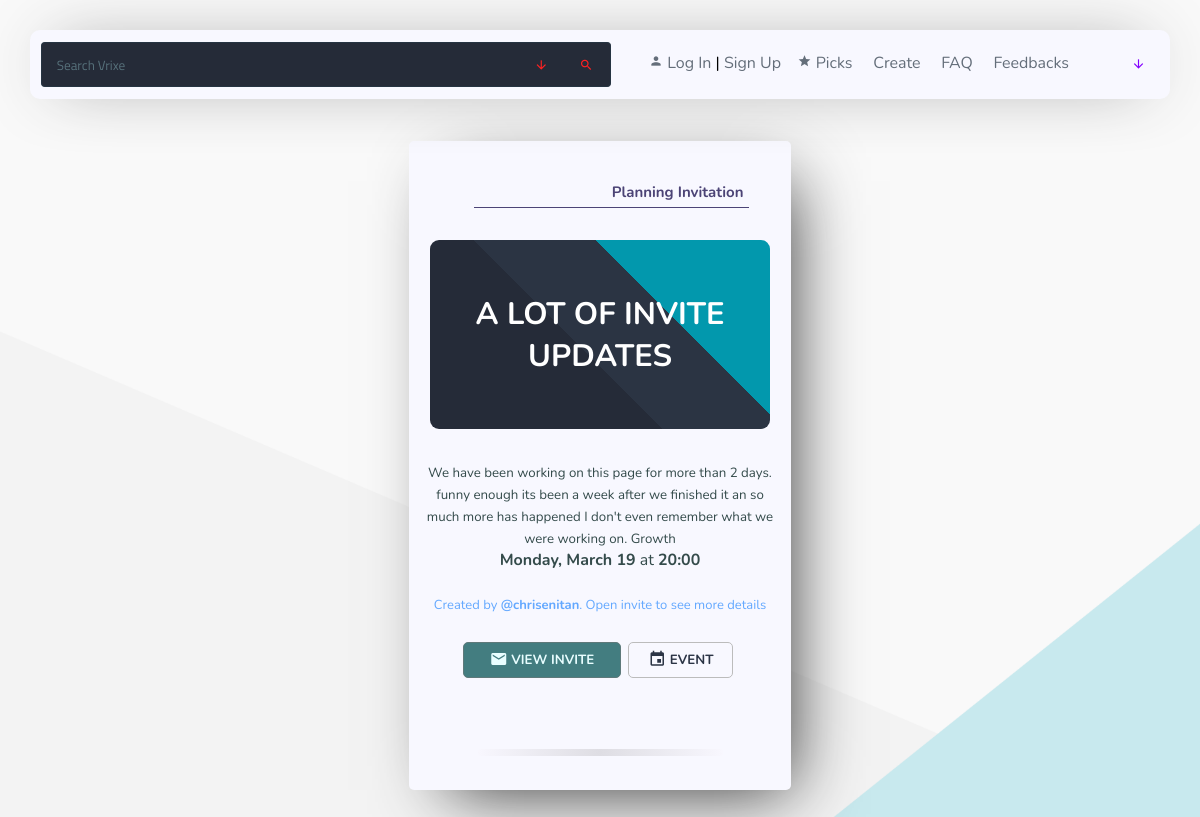
The page /invitation.php?iv=HhwTIW7tlv on the database its author committed.
### tables this page shows
CREATE TABLE IF NOT EXISTS `events` (
  `status` varchar(900) NOT NULL,
  `cid` int(11) NOT NULL,
  `type` varchar(90) NOT NULL,
  `datep` varchar(90) NOT NULL,
  `event` varchar(90) NOT NULL,
  `organiser` varchar(90) NOT NULL,
  `description` varchar(1800) NOT NULL,
  `keynote` varchar(900) DEFAULT NULL,
  `dates` varchar(90) NOT NULL,
  `edates` varchar(90) NOT NULL,
  `timing` varchar(90) NOT NULL,
  `variant` varchar(200) NOT NULL,
  `venue` varchar(90) DEFAULT NULL,
  `bvenue` varchar(200) NOT NULL COMMENT 'street num and name',
  `cost` varchar(900) DEFAULT NULL,
  `costpur` varchar(900) DEFAULT NULL,
  `landmark` varchar(200) DEFAULT NULL,
  `state` varchar(90) NOT NULL,
  `dresscode` varchar(90) DEFAULT NULL,
  `notes` varchar(1800) DEFAULT NULL,
  `wapweb` varchar(900) DEFAULT NULL,
  `authkey` varchar(900) NOT NULL COMMENT 'authorising keyfor priv',
  `email` varchar(90) NOT NULL,
  `phone` varchar(90) DEFAULT NULL,
  `rsvpmail` varchar(900) DEFAULT NULL,
  `hype` varchar(90) NOT NULL,
  `refs` varchar(90) NOT NULL,
  `class` varchar(90) NOT NULL COMMENT 'public or private classification',
  `zip` varchar(900) NOT NULL COMMENT 'iso country code',
  `year` varchar(90) NOT NULL COMMENT 'numeric rep of event year for search and picks',
  `month` varchar(200) NOT NULL COMMENT 'textual rep of month',
  `day` varchar(200) NOT NULL COMMENT 'day of the week search',
  `edit` varchar(200) NOT NULL COMMENT 'for editverification',
  `views` int(255) NOT NULL DEFAULT '1' COMMENT 'views count',
  `programcheck` varchar(900) DEFAULT NULL COMMENT 'default value is pa',
  `pollcheck` varchar(900) DEFAULT NULL,
  `imgname` varchar(900) NOT NULL COMMENT 'name of image',
  `imgthumb` varchar(900) NOT NULL COMMENT 'imagethumbname',
  `cua` varchar(900) DEFAULT NULL,
  `cub` varchar(900) DEFAULT NULL,
  `cuc` varchar(900) DEFAULT NULL,
  `cud` varchar(900) DEFAULT NULL,
  `cue` varchar(900) DEFAULT NULL,
  `cuf` varchar(900) DEFAULT NULL,
  `lastedit` varchar(900) DEFAULT NULL,
  `ringo` varchar(90) DEFAULT 'slack',
  `ringa` varchar(90) DEFAULT 'slack',
  `ringb` varchar(90) DEFAULT 'slack',
  `ringc` varchar(90) DEFAULT 'slack',
  `ringd` varchar(90) DEFAULT 'slack',
  `ringe` varchar(90) DEFAULT 'slack',
  `ringf` varchar(90) DEFAULT 'slack'
);

### invitation.php (the view, shortened to what this page needs)
<?php
require("garage/passport.php");
?>
<!DOCTYPE html>
<html lang="en">
<head>
<?php require("garage/resources.php"); ?>
</head>
<body>
<?php require("garage/deskhead.php"); ?>
<br>
<div class="postcen">
<?php
if(isset($_GET['iv'])){
  $ivr = mysqli_real_escape_string($conne, $_GET['iv']);
}else {$ivr = "";}
  $claim = mysqli_real_escape_string($conne, $_POST['claim']);
  $iv = mysqli_real_escape_string($conne, $_POST['iv']);
if ($claim > "" and $ivr == "")
{
$findiv = mysqli_query($conne,"SELECT * FROM events WHERE status = 'invite' and refs = '$iv' LIMIT 1 ");
   $gotiv = 0;
   while($rowiv = mysqli_fetch_array($findiv))
 {
   $gotiv = 1;
  $probecua =  $rowiv['cua']; $cua = htmlspecialchars($probecua, ENT_QUOTES);
$probecub =  $rowiv['cub']; $cub = htmlspecialchars($probecub, ENT_QUOTES);
$probecuc =  $rowiv['cuc']; $cuc = htmlspecialchars($probecuc, ENT_QUOTES);
$probecud =  $rowiv['cud']; $cud = htmlspecialchars($probecud, ENT_QUOTES);
$probecue =  $rowiv['cue']; $cue = htmlspecialchars($probecue, ENT_QUOTES);
$probecuf =  $rowiv['cuf']; $cuf = htmlspecialchars($probecuf, ENT_QUOTES);
    $code = $rowiv['refs'];
    $view = $rowiv['views']; if($view == 1){$views = "$view view";}else{$views = "$view views";}
    $owner = $rowiv['hype'];
    $datep = $rowiv['datep'];
    $dates = $rowiv['dates'];
    $authkey = $rowiv['authkey'];
    $day = $rowiv['day'];
    $month = $rowiv['month'];
    $da = substr($dates, -2);
    $caleng = "$day, $month $da";
    $time = $rowiv['timing'];
    $probedescription= $rowiv['description']; $description = htmlspecialchars($probedescription, ENT_QUOTES);
    $probeevent= $rowiv['event']; $ee = htmlspecialchars($probeevent, ENT_QUOTES);
    $class = $rowiv['class'];
    $imgname = $rowiv['imgname'];
       if ($cua > ""){
      $idcua = mysqli_query($conne,"SELECT * FROM profiles WHERE username = '$cua' LIMIT 1 ");
   while($rowcua = mysqli_fetch_array($idcua))
 {
   $cuaimg = $rowcua['picture'] ;
 }
     }
       if ($cub > ""){
      $idcub = mysqli_query($conne,"SELECT * FROM profiles WHERE username = '$cub' LIMIT 1 ");
   while($rowcub = mysqli_fetch_array($idcub))
 {
   $cubimg = $rowcub['picture'] ;
 }
     }
     if ($cuc > ""){
      $idcuc = mysqli_query($conne,"SELECT * FROM profiles WHERE username = '$cuc' LIMIT 1 ");
   while($rowcuc = mysqli_fetch_array($idcuc))
 {
   $cucimg = $rowcuc['picture'] ;
 }
     }
       if ($cud > ""){
      $idcud = mysqli_query($conne,"SELECT * FROM profiles WHERE username = '$cud' LIMIT 1 ");
   while($rowcud = mysqli_fetch_array($idcud))
 {
   $cudimg = $rowcud['picture'] ;
 }
     }
       if ($cue > ""){
      $idcue = mysqli_query($conne,"SELECT * FROM profiles WHERE username = '$cue' LIMIT 1 ");
   while($rowcue = mysqli_fetch_array($idcue))
 {
   $cueimg = $rowcue['picture'] ;
 }
     }
       if ($cuf > ""){
      $idcuf = mysqli_query($conne,"SELECT * FROM profiles WHERE username = '$cuf' LIMIT 1 ");
   while($rowcuf = mysqli_fetch_array($idcuf))
 {
   $cufimg = $rowcuf['picture'] ;
 }
     }
     if ($cua == $username){$dbid = 'cua';}
     else if ($cub == $username){$dbid = 'cub';}
     else if ($cuc == $username){$dbid = 'cuc';}
     else if ($cud == $username){$dbid = 'cud';}
     else if ($cue == $username){$dbid = 'cue';}
     else if ($cuf == $username){$dbid = 'cuf';}
     else {$dbid = 'cua';}
  $checkcustatus = mysqli_query($conne,"SELECT * FROM contributors WHERE code = '$iv' ");
while($gotcustatus = mysqli_fetch_array($checkcustatus)) {
$probecuam =  $gotcustatus['cua']; $cuam = htmlspecialchars($probecuam, ENT_QUOTES);
$probecubm =  $gotcustatus['cub']; $cubm = htmlspecialchars($probecubm, ENT_QUOTES);
$probecucm =  $gotcustatus['cuc']; $cucm = htmlspecialchars($probecucm, ENT_QUOTES);
$probecudm =  $gotcustatus['cud']; $cudm = htmlspecialchars($probecudm, ENT_QUOTES);
$probecuem =  $gotcustatus['cue']; $cuem = htmlspecialchars($probecuem, ENT_QUOTES);
$probecufm =  $gotcustatus['cuf']; $cufm = htmlspecialchars($probecufm, ENT_QUOTES);
}
 if($username == $owner or $username == $cua or $username == $cub or $username == $cuc or $username == $cud or $username == $cue or $username == $cuf){
if ($claim == "owner" and $username == $owner) {
echo"<div class='pef'>
<script>
  var iv = '$code';
   var cu = '$email';
</script>
<br>
<a href='event/$code'>
<div class='eventimage'>$ee</div><br>
<h class='bottoms' id='evin'>$description</h></a><br><br>
";
$countallcu = 0;
if($cuam > ""){
  echo "
<a href='profile/$cuam'><div class='lilput'><img src='$cuaimg' class='lilprofilephoto'><div class='jal'></div>$cuam</div></a>";
$countcua = 1;
}
if($cubm > ""){
  echo "
<a href='profile/$cubm'><div class='lilput'><img src='$cubimg' class='lilprofilephoto'><div class='jal'></div>$cubm</div></a>";
$countcub = 1;
}
if($cucm > ""){
  echo "
<a href='profile/$cucm'><div class='lilput'><img src='$cucimg' class='lilprofilephoto'><div class='jal'></div>$cucm</div></a>";
$countcuc = 1;
}
if($cudm > ""){
  echo "
<a href='profile/$cudm'><div class='lilput'><img src='$cudimg' class='lilprofilephoto'><div class='jal'></div>$cudm</div></a>";
$countcud = 1;
}
if($cuem > ""){
  echo "
<a href='profile/$cuem'><div class='lilput'><img src='$cueimg' class='lilprofilephoto'><div class='jal'></div>$cuem</div></a>";
$countcue = 1;
}
if($cufm > ""){
  echo "
<a href='profile/$cufm'><div class='lilput'><img src='$cufimg' class='lilprofilephoto'><div class='jal'></div>$cufm</div></a>";
$countcuf = 1;
}
$countallcu = $countcua + $countcub + $countcuc + $countcud + $countcue +$countcuf;
if($countallcu == 1){
 $acceptedsofar = "and $countallcu contributor accepted so far.";
}
else if($countallcu > 1){
 $acceptedsofar = "and $countallcu contributors accepted so far.";
}
else{
   $acceptedsofar = "and no contributor response so far. <br> Add some friends to plan and edit with.";
}
echo"<br>
<b><h class='bottoms'>$views $acceptedsofar</h></b>";
if($class == 'private'){
  echo "<br><h class='miniss'>Your invite's access code is <b>$authkey</b></h>";
}
echo"<br><br>
<a href='desk.php?code=$code'><button class='control' type='button'><i class='material-icons' style='font-size: 18px;vertical-align: sub;'>edit</i> Edit Invite</button></a>
<a href='#pulldown'><button onclick='deleteSentInvite(iv)' class='triocontrol' type='button'><i class='material-icons' style='font-size: 18px;vertical-align: sub;'>delete</i> Delete</button></a>
<br><br><div class='jal'></div>
<div id='polishmtp'>
<h class='disl'>plans let you add and edit more details together with your invitees</h><br><br>
<button onclick='movetoplan(\"MOVE TO PLAN\", iv)' class='copele' type='button' id='d_pull'><i class='material-icons' style='font-size: 18px;vertical-align: sub;'>swap_horiz</i> Move To Plan</button><br>
</div>
<div id='result'></div><br>
<div class='cards' onclick='movetoplan(\"MOVE TO PLAN\", iv)'><br>
   <img alt='update details' src='/images/essentials/vote.svg' class='everybodyimg'>
   <p class='miniss'>Take a poll</p>
   </div>
   <div class='cards' style='padding-top:2%' onclick='movetoplan(\"MOVE TO PLAN\", iv)'><br>
   <img alt='update details' src='/images/essentials/agenda.svg' class='everybodyimg' style='width:43%'>
   <p class='miniss'>Add an Agenda</p>
   </div>
   <div class='cards' onclick='movetoplan(\"MOVE TO PLAN\", iv)'><br>
   <img alt='update details' src='/images/essentials/imageteaser.svg' class='everybodyimg'>
   <p class='miniss'>Upload your own event image</p>
   </div>
    <div class='cards' style='padding-top:2%' onclick='movetoplan(\"MOVE TO PLAN\", iv)'><br>
   <img alt='update details' src='/images/essentials/contacts.svg' class='everybodyimg'>
   <p class='miniss'>Add and edit more details with friends</p>
   </div>
   <br><br>
<div class='blfheadalt'></div>
</div>";
}
else if ($claim == "contributor" and $username != $owner) {
echo"<div class='pef'>
<script>
  var iv = '$code';
   var cu = '$username';
   var dbid = '$dbid';
</script>
<div class='blfhead'>Received Invite</div><br>
<a href='event/$code'>
<h id='type'>VIEW EVENT <i class='material-icons' style='font-size:13px;vertical-align:sub'>arrow_forward</i></h><br>
<div class='eventimage'>$ee</div><br>
<h class='bottoms' id='evin'>$description</h></a><br>
<h class='bottoms'><b>$caleng</b> at <b>$time</b></h><br><br>
<h class='miniss'><a href='profile/$owner'>@$owner</a> has added you to <a href='event/$code' class='underlink'>this invite</a> list<br>Accept to plan details together or Ignore to delete the invite</h><br>
";
if($cua > "" and $cua != "$username" or $cub > "" and $cub != "$username" or $cuc > "" and $cuc != "$username" or $cud > "" and $cud != "$username" or $cue > "" and $cue != "$username" or $cuf > "" and $cuf != "$username"){
  echo "<br><h class='bottoms'>Others on the list</h><br>";
}
if($cua > "" and $cua != "$username"){
  echo "
  <a href='profile/$cua'><div class='lilput'><img src='$cuaimg' class='lilprofilephoto'><div class='jal'></div>$cua</div></a>
  ";
}
if($cub > "" and $cub != "$username"){
  echo "
  <a href='profile/$cub'><div class='lilput'><img src='$cubimg' class='lilprofilephoto'><div class='jal'></div>$cub</div></a>
  ";
}
if($cuc > "" and $cuc != "$username"){
  echo "
  <a href='profile/$cuc'><div class='lilput'><img src='$cucimg' class='lilprofilephoto'><div class='jal'></div>$cuc</div></a>
  ";
}
if($cud > "" and $cud != "$username"){
  echo "
  <a href='profile/$cud'><div class='lilput'><img src='$cudimg' class='lilprofilephoto'><div class='jal'></div>$cud</div></a>
  ";
}
if($cue > "" and $cue != "$username"){
  echo "
  <a href='profile/$cue'><div class='lilput'><img src='$cueimg' class='lilprofilephoto'><div class='jal'></div>$cue</div></a>
  ";
}
if($cuf > "" and $cuf != "$username"){
  echo "
  <a href='profile/$cuf'><div class='lilput'><img src='$cufimg' class='lilprofilephoto'><div class='jal'></div>$cuf</div></a>
  ";
}
echo "
<br><br>
<button onclick='process(\"ACCEPT\", iv, cu, dbid)' class='copele' type='utton'><i class='material-icons' style='font-size: 18px;vertical-align: sub;'>how_to_reg</i> Accept</button>
<button onclick='ignoreInvite(iv, cu, dbid)' class='triocontrol' type='button'><i class='material-icons' style='font-size: 18px;vertical-align: sub;'>person_add_disabled</i> Ignore</button>
<div id='result'></div>
<br><div class='blfheadalt'></div>
</div>";
}
else {
  echo "<div class='postcen'>
  <div class='pef'>
    <div class='blfhead'>Access Denied</div><br>
  <img alt='$iv' src='images/essentials/error.png' class='everybodyimg'>
  <h class='miniss'>What is happening here?<br>We couldn't verify your ID for this event. Sure you are in the right place?<br><br>
   <a href='/event/$iv'><button class='copele'>CHECK EVENT</button></a><br><br>
   <h class='miniss'>More?<br>
<i class='material-icons' style='color:#065cff;'>add_to_home_screen</i></i><br>
<h class='miniss'>Keep Vrixe with you <br><a href='/app/pwa.html'><button class='copele'> INSTALL WEB APP</button></a></h><br><br>
  <div class='blfheadalt'></div>
  </div></div>";
}
}
}
if ($gotiv == 0){
  echo "
  <div class='pef'>
    <div class='blfhead'>Event has moved</div><br>
  <img alt='$iv' src='images/essentials/error.png' class='everybodyimg'>
  <h class='miniss'>First you invite, then you plan.<br>This event has been removed from invite.<br><br>
   <a href='/event/$iv'><button class='copele'><i class='material-icons' style='vertical-align:sub;font-size:17px'>event</i> View Event</button></a><br><br><br>
   <h class='miniss'>We have a Progressive Web App<br>
<i class='material-icons' style='color:#065cff;'>add_to_home_screen</i></i><br>
<h class='miniss'>Keep Vrixe with you <br><a href='/app/pwa.html'><button class='control'> Install Web App</button></a></h><br><br>
  <div class='blfheadalt'></div>
  </div>
";
}
}
else if ($claim == "" and $ivr > ""){
$findiv = mysqli_query($conne,"SELECT * FROM events WHERE status = 'invite' and refs = '$ivr' LIMIT 1 ");
   while($rowivr = mysqli_fetch_array($findiv))
 {
    $owner = $rowivr['hype'];
   $probeevent = $rowivr['event']; $ee = htmlspecialchars($probeevent, ENT_QUOTES);
     $time = $rowivr['timing'];
    $probedescription= $rowivr['description']; $description = htmlspecialchars($probedescription, ENT_QUOTES);
    $dates = $rowivr['dates'];
    $day = $rowivr['day'];
    $month = $rowivr['month'];
    $da = substr($dates, -2);
    $caleng = "$day, $month $da";
echo"<div class='pef'>
<div class='blfhead'>Planning Invitation</div><br>
<a href='event/$ivr'>
<div class='eventimage'>$ee</div><br>
<h class='bottoms' id='evin'>$description</h></a><br>
<h class='bottoms'><b>$caleng</b> at <b>$time</b></h><br><br>
<h class='miniss'>Created by <b><a href='profile/$owner'>@$owner</a></b>. Open invite to see more details</h><br><br>
<a href='account/notifications'><button class='copele'><i class='material-icons' style='font-size: 18px;vertical-align: sub;'>email</i> VIEW INVITE</button></a>
<a href='event/$ivr'><button class='triocontrol'><i class='material-icons' style='font-size: 18px;vertical-align: sub;'>event</i> EVENT</button></a>
<br><br>
<br><br>
<div class='blfheadalt'></div>
</div>";
}
}
?>
</div>
<br><br>
</body>
</html>

### rows shown on the page
events: event "A LOT OF INVITE UPDATES", description "We have been working on this page for more than 2 days. funny enough its been a week after we finished it an so much more has happened I don't even remember what we were working on. Growth", caleng "Monday, March 19", timing "20:00", hype "chrisenitan"
